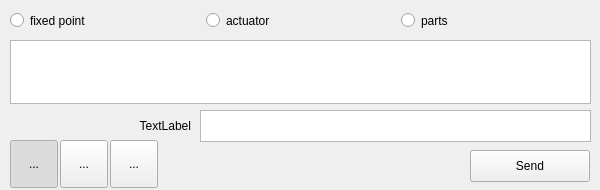
<?xml version="1.0" encoding="UTF-8"?>
<ui version="4.0">
 <class>RAcontrol</class>
 <widget class="QWidget" name="RAcontrol">
  <property name="geometry">
   <rect>
    <x>0</x>
    <y>0</y>
    <width>600</width>
    <height>190</height>
   </rect>
  </property>
  <property name="minimumSize">
   <size>
    <width>600</width>
    <height>190</height>
   </size>
  </property>
  <property name="windowTitle">
   <string>Form</string>
  </property>
  <widget class="QPushButton" name="send_button">
   <property name="geometry">
    <rect>
     <x>470</x>
     <y>150</y>
     <width>120</width>
     <height>32</height>
    </rect>
   </property>
   <property name="minimumSize">
    <size>
     <width>0</width>
     <height>32</height>
    </size>
   </property>
   <property name="text">
    <string>Send</string>
   </property>
  </widget>
  <widget class="QPlainTextEdit" name="command_text">
   <property name="geometry">
    <rect>
     <x>200</x>
     <y>110</y>
     <width>391</width>
     <height>32</height>
    </rect>
   </property>
   <property name="minimumSize">
    <size>
     <width>0</width>
     <height>32</height>
    </size>
   </property>
  </widget>
  <widget class="QLabel" name="command_name">
   <property name="geometry">
    <rect>
     <x>10</x>
     <y>110</y>
     <width>181</width>
     <height>32</height>
    </rect>
   </property>
   <property name="minimumSize">
    <size>
     <width>0</width>
     <height>32</height>
    </size>
   </property>
   <property name="text">
    <string>TextLabel</string>
   </property>
   <property name="alignment">
    <set>Qt::AlignRight|Qt::AlignTrailing|Qt::AlignVCenter</set>
   </property>
  </widget>
  <widget class="QTextEdit" name="information_text">
   <property name="geometry">
    <rect>
     <x>10</x>
     <y>40</y>
     <width>581</width>
     <height>64</height>
    </rect>
   </property>
   <property name="minimumSize">
    <size>
     <width>0</width>
     <height>64</height>
    </size>
   </property>
  </widget>
  <widget class="QWidget" name="layoutWidget">
   <property name="geometry">
    <rect>
     <x>10</x>
     <y>0</y>
     <width>581</width>
     <height>41</height>
    </rect>
   </property>
   <layout class="QHBoxLayout" name="horizontalLayout">
    <item>
     <widget class="QRadioButton" name="rbutton0">
      <property name="enabled">
       <bool>true</bool>
      </property>
      <property name="sizePolicy">
       <sizepolicy hsizetype="MinimumExpanding" vsizetype="MinimumExpanding">
        <horstretch>0</horstretch>
        <verstretch>0</verstretch>
       </sizepolicy>
      </property>
      <property name="minimumSize">
       <size>
        <width>0</width>
        <height>32</height>
       </size>
      </property>
      <property name="text">
       <string>fixed point</string>
      </property>
     </widget>
    </item>
    <item>
     <widget class="QRadioButton" name="rbutton1">
      <property name="enabled">
       <bool>true</bool>
      </property>
      <property name="sizePolicy">
       <sizepolicy hsizetype="MinimumExpanding" vsizetype="MinimumExpanding">
        <horstretch>0</horstretch>
        <verstretch>0</verstretch>
       </sizepolicy>
      </property>
      <property name="minimumSize">
       <size>
        <width>0</width>
        <height>32</height>
       </size>
      </property>
      <property name="text">
       <string>actuator</string>
      </property>
     </widget>
    </item>
    <item>
     <widget class="QRadioButton" name="rbutton2">
      <property name="enabled">
       <bool>true</bool>
      </property>
      <property name="sizePolicy">
       <sizepolicy hsizetype="MinimumExpanding" vsizetype="MinimumExpanding">
        <horstretch>0</horstretch>
        <verstretch>0</verstretch>
       </sizepolicy>
      </property>
      <property name="minimumSize">
       <size>
        <width>0</width>
        <height>32</height>
       </size>
      </property>
      <property name="text">
       <string>parts</string>
      </property>
     </widget>
    </item>
   </layout>
  </widget>
  <widget class="QToolButton" name="modeButtonA">
   <property name="geometry">
    <rect>
     <x>10</x>
     <y>140</y>
     <width>48</width>
     <height>48</height>
    </rect>
   </property>
   <property name="minimumSize">
    <size>
     <width>48</width>
     <height>48</height>
    </size>
   </property>
   <property name="text">
    <string>...</string>
   </property>
   <property name="icon">
    <iconset>
     <normaloff>move48gray.png</normaloff>
     <normalon>move48.png</normalon>move48gray.png</iconset>
   </property>
   <property name="iconSize">
    <size>
     <width>44</width>
     <height>44</height>
    </size>
   </property>
   <property name="checkable">
    <bool>true</bool>
   </property>
   <property name="checked">
    <bool>true</bool>
   </property>
   <property name="autoRaise">
    <bool>false</bool>
   </property>
   <attribute name="buttonGroup">
    <string notr="true">modebuttonGroup</string>
   </attribute>
  </widget>
  <widget class="QToolButton" name="modeButtonB">
   <property name="geometry">
    <rect>
     <x>60</x>
     <y>140</y>
     <width>48</width>
     <height>48</height>
    </rect>
   </property>
   <property name="minimumSize">
    <size>
     <width>48</width>
     <height>48</height>
    </size>
   </property>
   <property name="text">
    <string>...</string>
   </property>
   <property name="icon">
    <iconset>
     <normaloff>select48gray.png</normaloff>
     <normalon>select48.png</normalon>select48gray.png</iconset>
   </property>
   <property name="iconSize">
    <size>
     <width>44</width>
     <height>44</height>
    </size>
   </property>
   <property name="checkable">
    <bool>true</bool>
   </property>
   <property name="autoRaise">
    <bool>false</bool>
   </property>
   <attribute name="buttonGroup">
    <string notr="true">modebuttonGroup</string>
   </attribute>
  </widget>
  <widget class="QToolButton" name="modeButtonC">
   <property name="geometry">
    <rect>
     <x>110</x>
     <y>140</y>
     <width>48</width>
     <height>48</height>
    </rect>
   </property>
   <property name="minimumSize">
    <size>
     <width>48</width>
     <height>48</height>
    </size>
   </property>
   <property name="text">
    <string>...</string>
   </property>
   <property name="icon">
    <iconset>
     <normaloff>modify48gray.png</normaloff>
     <normalon>modify48.png</normalon>modify48gray.png</iconset>
   </property>
   <property name="iconSize">
    <size>
     <width>44</width>
     <height>44</height>
    </size>
   </property>
   <property name="checkable">
    <bool>true</bool>
   </property>
   <property name="autoRaise">
    <bool>false</bool>
   </property>
   <attribute name="buttonGroup">
    <string notr="true">modebuttonGroup</string>
   </attribute>
  </widget>
 </widget>
 <resources/>
 <connections/>
 <buttongroups>
  <buttongroup name="modebuttonGroup"/>
 </buttongroups>
</ui>
